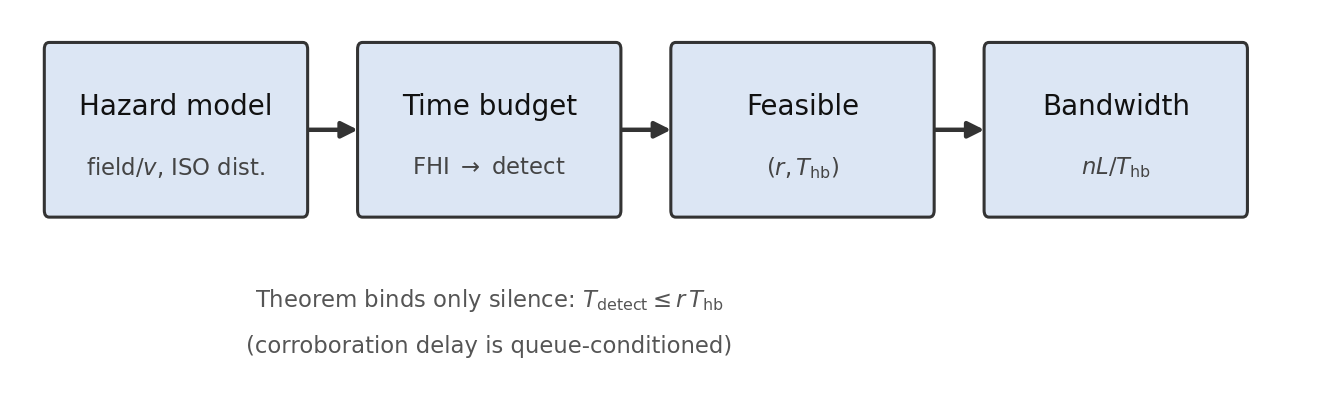

Generate this figure with Python:
# -*- coding: utf-8 -*-
"""Hazard to bandwidth four-stage chain (paper03 fig:budget-chain)."""
from __future__ import annotations

import os

import matplotlib

matplotlib.use("Agg")
import matplotlib.pyplot as plt
from matplotlib.patches import FancyArrowPatch, FancyBboxPatch

HERE = os.path.dirname(os.path.abspath(__file__))
OUT = os.path.join(HERE, "fig_budget_chain")

plt.rcParams.update({
    "font.sans-serif": ["DejaVu Sans", "Arial", "Helvetica"],
    "axes.unicode_minus": False,
    "mathtext.fontset": "dejavusans",
    "figure.dpi": 200,
})

C_EDGE = "#333333"
C_NOTE = "#555555"
C_BOX = "#dce6f4"


def box(ax, x, y, w, h, title, sub):
    ax.add_patch(FancyBboxPatch(
        (x, y), w, h, boxstyle="round,pad=0.02,rounding_size=0.05",
        facecolor=C_BOX, edgecolor=C_EDGE, linewidth=1.1, zorder=3))
    ax.text(x + w / 2, y + h * 0.64, title, ha="center", va="center",
            fontsize=10, color="#111", zorder=4)
    ax.text(x + w / 2, y + h * 0.28, sub, ha="center", va="center",
            fontsize=8.2, color="#444", zorder=4)


def arrow(ax, p, q):
    ax.add_patch(FancyArrowPatch(
        p, q, arrowstyle="-|>", mutation_scale=12, linewidth=1.6,
        color=C_EDGE, shrinkA=0.6, shrinkB=0.6, zorder=2))


def main() -> None:
    fig, ax = plt.subplots(figsize=(8.4, 2.55))
    ax.set_xlim(-0.1, 13.2)
    ax.set_ylim(-0.55, 2.35)
    ax.axis("off")

    w, h, gap = 2.65, 1.25, 0.55
    xs = [0.25 + i * (w + gap) for i in range(4)]
    y = 0.85
    items = [
        ("Hazard model", r"field$/v$, ISO dist."),
        ("Time budget", r"FHI $\to$ detect"),
        ("Feasible", r"$(r,T_{\mathrm{hb}})$"),
        ("Bandwidth", r"$nL/T_{\mathrm{hb}}$"),
    ]
    for x, (title, sub) in zip(xs, items):
        box(ax, x, y, w, h, title, sub)
    for i in range(3):
        arrow(ax, (xs[i] + w, y + h / 2), (xs[i + 1], y + h / 2))

    ax.text(xs[1] + w / 2, 0.22,
            r"Theorem binds only silence: $T_{\mathrm{detect}}\leq r\,T_{\mathrm{hb}}$",
            ha="center", va="center", fontsize=8.2, color=C_NOTE)
    ax.text(xs[1] + w / 2, -0.12,
            "(corroboration delay is queue-conditioned)",
            ha="center", va="center", fontsize=8.2, color=C_NOTE)

    fig.savefig(OUT + ".pdf", bbox_inches="tight", pad_inches=0.06)
    fig.savefig(OUT + ".png", dpi=200, bbox_inches="tight", pad_inches=0.06)
    plt.close(fig)
    print("wrote", OUT + ".pdf")


if __name__ == "__main__":
    main()
